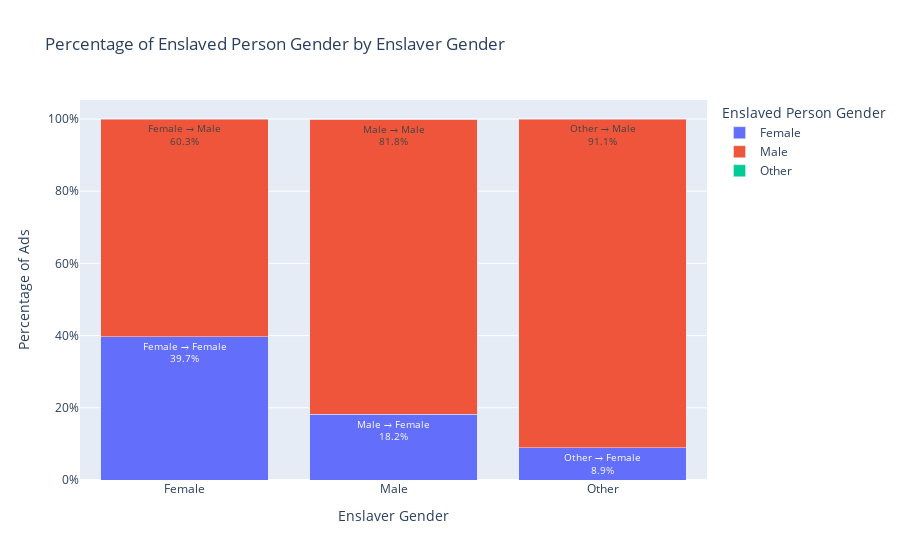

Here is the notebook cell this chart was saved with:
### Markdown cell above
The vast majority of advertisements for runaway slaves were posted by male slave owners (91.6%), and the proportion of female slave owners was significantly lower (7.36%). This distribution reflects the dominant position of men in property rights, social status and the operation of the system under the slave system. Since men are more often regarded as the "heads of households" in the legal and economic systems, they more frequently dominate the matters of wanted fugitives and property protection. Although women also have enslaved individuals in some family or inheritance contexts, their "voices" in public Spaces are relatively weakened, which is reflected in the relatively marginal number of advertisements for runaway slaves.

### Code cell
# Filter valid gender data for both enslaver and enslaved
df_pair = df_s[
    (df_s['enslaver_gender 1'] != 'Not_Provided') &
    (df_s['gender'] != 'Not_Provided')
].copy()

# Count ads by enslaver gender and enslaved person gender
enslaver_slave_gender = df_pair.groupby(['enslaver_gender 1', 'gender']).size().reset_index(name='count')

# Calculate percentage within each enslaver gender group
enslaver_totals = enslaver_slave_gender.groupby('enslaver_gender 1')['count'].transform('sum')
enslaver_slave_gender['percentage'] = enslaver_slave_gender['count'] / enslaver_totals * 100

# Add label for display
enslaver_slave_gender['label'] = enslaver_slave_gender.apply(
    lambda row: f"{row['enslaver_gender 1']} → {row['gender']}<br>{row['percentage']:.1f}%",
    axis=1
)

# Plot 100% stacked bar chart
fig = px.bar(
    enslaver_slave_gender,
    x='enslaver_gender 1',
    y='percentage',
    color='gender',
    text='label',
    title='Percentage of Enslaved Person Gender by Enslaver Gender',
    labels={
        'enslaver_gender 1': 'Enslaver Gender',
        'gender': 'Enslaved Person Gender',
        'percentage': 'Percentage of Ads'
    },
    barmode='stack'
)

# Update visual layout
fig.update_traces(textposition='inside')
fig.update_layout(
    yaxis_title='Percentage of Ads',
    xaxis_title='Enslaver Gender',
    yaxis_ticksuffix='%',
    uniformtext_minsize=8,
    uniformtext_mode='hide'
)

fig.show()

### Figure 1 — Plotly figure (JSON) as saved in the notebook; plotly's stock layout.template omitted (floating-point values rounded to 4 significant figures)
{"data": [{"alignmentgroup": "True", "hovertemplate": "Enslaved Person Gender=Female<br>Enslaver Gender=%{x}<br>Percentage of Ads=%{y}<br>label=%{text}<extra></extra>", "legendgroup": "Female", "marker": {"color": "#636efa", "pattern": {"shape": ""}}, "name": "Female", "offsetgroup": "Female", "orientation": "v", "showlegend": true, "text": ["Female → Female<br>39.7%", "Male → Female<br>18.2%", "Other → Female<br>8.9%"], "textposition": "inside", "type": "bar", "x": ["Female", "Male", "Other"], "xaxis": "x", "y": [39.72, 18.19, 8.876], "yaxis": "y"}, {"alignmentgroup": "True", "hovertemplate": "Enslaved Person Gender=Male<br>Enslaver Gender=%{x}<br>Percentage of Ads=%{y}<br>label=%{text}<extra></extra>", "legendgroup": "Male", "marker": {"color": "#EF553B", "pattern": {"shape": ""}}, "name": "Male", "offsetgroup": "Male", "orientation": "v", "showlegend": true, "text": ["Female → Male<br>60.3%", "Male → Male<br>81.8%", "Other → Male<br>91.1%"], "textposition": "inside", "type": "bar", "x": ["Female", "Male", "Other"], "xaxis": "x", "y": [60.28, 81.76, 91.12], "yaxis": "y"}, {"alignmentgroup": "True", "hovertemplate": "Enslaved Person Gender=Other<br>Enslaver Gender=%{x}<br>Percentage of Ads=%{y}<br>label=%{text}<extra></extra>", "legendgroup": "Other", "marker": {"color": "#00cc96", "pattern": {"shape": ""}}, "name": "Other", "offsetgroup": "Other", "orientation": "v", "showlegend": true, "text": ["Male → Other<br>0.1%"], "textposition": "inside", "type": "bar", "x": ["Male"], "xaxis": "x", "y": [0.05042], "yaxis": "y"}], "layout": {"autosize": true, "barmode": "stack", "legend": {"title": {"text": "Enslaved Person Gender"}, "tracegroupgap": 0}, "title": {"text": "Percentage of Enslaved Person Gender by Enslaver Gender"}, "uniformtext": {"minsize": 8, "mode": "hide"}, "xaxis": {"anchor": "y", "autorange": true, "domain": [0, 1], "range": [-0.5, 2.5], "title": {"text": "Enslaver Gender"}, "type": "category"}, "yaxis": {"anchor": "x", "autorange": true, "domain": [0, 1], "range": [0, 105.3], "ticksuffix": "%", "title": {"text": "Percentage of Ads"}, "type": "linear"}}}
